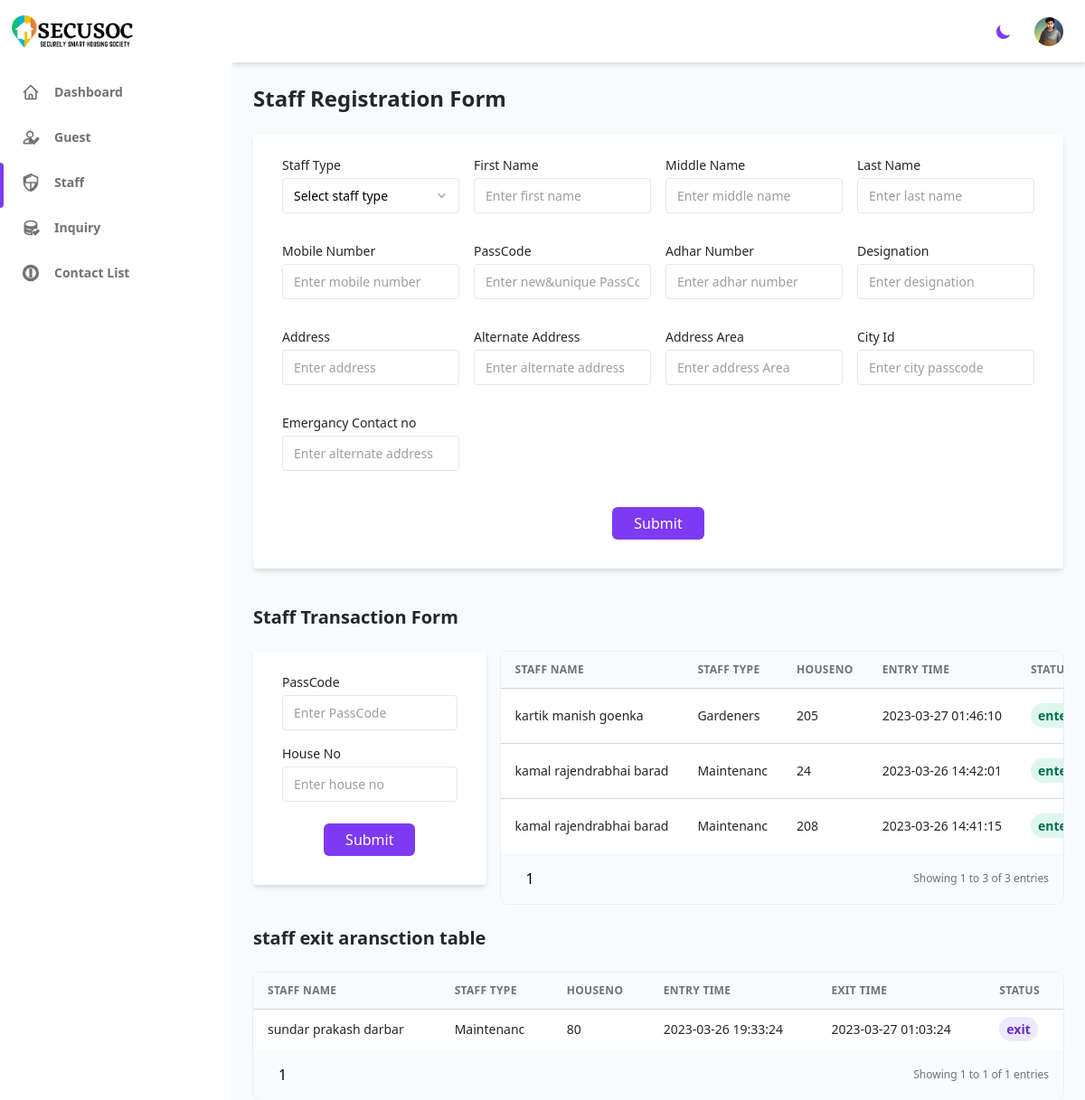
/Security/Staff_Registration.php (signed in), run on the app's committed database.
### tables this page shows
CREATE TABLE `staff_transaction` (
  `Staff_id` int(4) NOT NULL,
  `Staff_details_id` int(4) NOT NULL,
  `Entry_time` timestamp NOT NULL DEFAULT current_timestamp() ON UPDATE current_timestamp(),
  `Exit_time` datetime NOT NULL,
  `House_no` int(4) NOT NULL,
  `Staff_status` int(1) NOT NULL
);

CREATE TABLE `staff_master` (
  `Staff_details_id` int(4) NOT NULL,
  `Staff_type` varchar(10) NOT NULL,
  `Staff_Fname` varchar(15) NOT NULL,
  `Staff_Mname` varchar(20) NOT NULL,
  `Staff_Lname` varchar(15) NOT NULL,
  `Staff_Mobile_no` int(10) NOT NULL,
  `PassCode` int(4) NOT NULL,
  `Staff_AdharNo` int(12) NOT NULL,
  `Staff_Designation` varchar(10) NOT NULL,
  `Address` varchar(70) NOT NULL,
  `Alternate_Address` varchar(70) NOT NULL,
  `Address_Area` varchar(10) NOT NULL,
  `City_Id` int(4) NOT NULL,
  `Emergancy_Contact_no` int(10) NOT NULL
);

### Security/Staff_Registration.php (the view, shortened to what the rows shown need)
<?php require_once '../src/config/database.php'; ?>
<?php
require_once '../includes/header.php';
?>
<?php $current_url = 'Staff';
include('sidebar.php');
?>
<h2 class="my-6 text-2xl font-semibold text-gray-700 dark:text-gray-200">
    Staff Registration Form
</h2>
<div class=" dark:bg-gray-900">
    <h2 class="my-6 text-xl font-semibold text-gray-700 dark:text-gray-200">
        Staff Transaction Form
    </h2>
    <div class="grid grid-cols-10 gap-4">
        <div class="col-span-10 sm:col-span-7">
            <?php
            $query = "SELECT staff_master.Staff_type, staff_master.Staff_Fname, staff_master.Staff_Mname, staff_master.Staff_Lname, staff_transaction.Entry_time, staff_transaction.Exit_time, staff_transaction.House_no
              FROM staff_master
              JOIN staff_transaction ON staff_master.Staff_details_id = staff_transaction.Staff_details_id
              WHERE staff_transaction.Exit_time = '0000-00-00 00:00:00'
              ORDER BY staff_transaction.Entry_time DESC";
            $result = mysqli_query($conn, $query);
            $page = isset($_GET['page']) ? (int)$_GET['page'] : 1;
            $records_per_page = 10;
            $num_records = mysqli_num_rows($result);
            $offset = ($page - 1) * $records_per_page;
            $query = "SELECT staff_master.Staff_type, staff_master.Staff_Fname, staff_master.Staff_Mname, staff_master.Staff_Lname, staff_transaction.Staff_id, staff_transaction.Entry_time, staff_transaction.Exit_time, staff_transaction.House_no
              FROM staff_master
              JOIN staff_transaction ON staff_master.Staff_details_id = staff_transaction.Staff_details_id
              WHERE staff_transaction.Exit_time = '0000-00-00 00:00:00'
              ORDER BY staff_transaction.Entry_time DESC
              LIMIT $offset, $records_per_page";
            $result = mysqli_query($conn, $query);
            if (mysqli_num_rows($result) > 0) {
                echo '<div class="w-full overflow-hidden rounded-lg shadow-xs">
            <div class="w-full overflow-x-auto max-h-fit">
                <table class="w-full whitespace-no-wrap  ">
                    <thead>
                        <tr class="text-xs font-semibold tracking-wide text-left text-gray-500 uppercase border-b dark:border-gray-700 bg-gray-50 dark:text-gray-400 dark:bg-gray-800 ">
                            <th class="px-4 py-3 text-ellipsis overflow-hidden ">staff Name</th>
                            <th class="px-4 py-3 text-ellipsis overflow-hidden">staff Type</th>
                            <th class="px-4 py-3 text-ellipsis overflow-hidden"> HouseNO </th>
                            <th class="px-4 py-3 text-ellipsis overflow-hidden">Entry Time </th>
                            <th class="px-4 py-3 text-ellipsis overflow-hidden">status </th>
                            <th class="px-4 py-3 text-ellipsis overflow-hidden">Action</th>
                        </tr>
                    </thead>
                    <tbody class="bg-white divide-y dark:divide-gray-700 dark:bg-gray-800">';
                while ($row = mysqli_fetch_assoc($result)) {
                    echo "<tr class='text-gray-700 dark:text-gray-400'>";
                    echo "<td class='px-4 py-3 text-sm truncate hover:text-clip'>" . $row['Staff_Fname'] . " " . $row['Staff_Mname'] . " " . $row['Staff_Lname'] . "</td>";
                    echo "<td class='px-4 py-3 text-sm'>" . $row['Staff_type'] . "</td>";
                    echo "<td class='px-4 py-3 text-sm'>" . $row['House_no'] . "</td>";
                    echo "<td class='px-4 py-3 text-sm'>" . $row['Entry_time'] . "</td>";
                    echo "<td class='px-4 py-3 text-sm'>" ?>
                    <span class='<?php if ($row["Exit_time"] == "0000-00-00 00:00:00") echo "text-green-700 dark:bg-green-700 dark:text-green-100";
                                    else echo "text-red-700 dark:bg-red-700 dark:text-red-100"; ?> px-2 py-1 font-semibold leading-tight bg-green-100 rounded-full '>
                        <?php
                        if ($row["Exit_time"] == "0000-00-00 00:00:00") {
                            echo " enter";
                        } else {
                            echo " exit";
                        }
                        ?>
                    </span>
                    <?php
                    echo " </td>";
                    ?>
                    <a href="Update_staff_entry.php?id=<?php echo $row['Staff_id']; ?>">
                <?php
                    echo "<div class='flex items-center space-x-4 text-sm'>
              <button class='flex items-center justify-between px-2 py-2 text-sm font-medium leading-5 text-purple-600 rounded-lg dark:text-gray-400 focus:outline-none focus:shadow-outline-gray' aria-label='Edit'>
                <svg class='w-5 h-5' aria-hidden='true' fill='currentColor' viewBox='0 0 20 20'>
                  <path d='M13.586 3.586a2 2 0 112.828 2.828l-.793.793-2.828-2.828.793-.793zM11.379 5.793L3 14.172V17h2.828l8.38-8.379-2.83-2.828z'></path>
                </svg>
              </button></a>
              </a>
            </div>
          </td>";
                }
                echo '</tbody>
        </table>
    </div>
    <div class="flex items-center justify-between px-4 py-3 bg-gray-50 dark:bg-gray-800">
        <div class="flex items-center justify-center space-x-1">
            ';
                echo '</div>
        <p class="text-xs text-gray-500 dark:text-gray-400">
        Showing ' . ($offset + 1) . ' to ' . ($offset + mysqli_num_rows($result)) . ' of ' . $num_records . ' entries
        </p>
        </div>
        </div>';
            } else {
                echo "<p>No guests found.</p>";
            }
                ?>
        </div>
    </div>
</div>
<h2 class="my-6 text-xl font-semibold text-gray-700 dark:text-gray-200">
    staff exit aransction table
</h2>
<?php
$query = "SELECT staff_master.Staff_type, staff_master.Staff_Fname, staff_master.Staff_Mname, staff_master.Staff_Lname, staff_transaction.Staff_id, staff_transaction.Entry_time, staff_transaction.Exit_time, staff_transaction.House_no
            FROM staff_master
            JOIN staff_transaction ON staff_master.Staff_details_id = staff_transaction.Staff_details_id
            WHERE staff_transaction.Exit_time <> '0000-00-00 00:00:00'
            ORDER BY staff_transaction.Entry_time DESC";
$result = mysqli_query($conn, $query);
$page = isset($_GET['page']) ? (int)$_GET['page'] : 1;
$records_per_page = 10;
$num_records = mysqli_num_rows($result);
$offset = ($page - 1) * $records_per_page;
$query = "SELECT staff_master.Staff_type, staff_master.Staff_Fname, staff_master.Staff_Mname, staff_master.Staff_Lname, staff_transaction.Staff_id, staff_transaction.Entry_time, staff_transaction.Exit_time, staff_transaction.House_no
FROM staff_master
JOIN staff_transaction ON staff_master.Staff_details_id = staff_transaction.Staff_details_id
WHERE staff_transaction.Exit_time <> '0000-00-00 00:00:00'
ORDER BY staff_transaction.Entry_time DESC
          LIMIT $offset, $records_per_page";
$result = mysqli_query($conn, $query);
if (mysqli_num_rows($result) > 0) {
    echo '<div class="w-full overflow-hidden rounded-lg shadow-xs">
            <div class="w-full overflow-x-auto max-h-fit">
                <table class="w-full whitespace-no-wrap  ">
                    <thead>
                        <tr class="text-xs font-semibold tracking-wide text-left text-gray-500 uppercase border-b dark:border-gray-700 bg-gray-50 dark:text-gray-400 dark:bg-gray-800 ">
                            <th class="px-4 py-3 text-ellipsis overflow-hidden ">staff Name</th>
                            <th class="px-4 py-3 text-ellipsis overflow-hidden">staff Type</th>
                            <th class="px-4 py-3 text-ellipsis overflow-hidden"> HouseNO </th>
                            <th class="px-4 py-3 text-ellipsis overflow-hidden">Entry Time </th>
                            <th class="px-4 py-3 text-ellipsis overflow-hidden">Exit Time </th>
                            <th class="px-4 py-3 text-ellipsis overflow-hidden">status </th>
                        </tr>
                    </thead>
                    <tbody class="bg-white divide-y dark:divide-gray-700 dark:bg-gray-800">';
    while ($row = mysqli_fetch_assoc($result)) {
        echo "<tr class='text-gray-700 dark:text-gray-400'>";
        echo "<td class='px-4 py-3 text-sm truncate hover:text-clip'>" . $row['Staff_Fname'] . " " . $row['Staff_Mname'] . " " . $row['Staff_Lname'] . "</td>";
        echo "<td class='px-4 py-3 text-sm'>" . $row['Staff_type'] . "</td>";
        echo "<td class='px-4 py-3 text-sm'>" . $row['House_no'] . "</td>";
        echo "<td class='px-4 py-3 text-sm'>" . $row['Entry_time'] . "</td>";
        echo "<td class='px-4 py-3 text-sm'>" . $row['Exit_time'] . "</td>";
        echo "<td class='px-4 py-3 text-sm'>" ?>
        <span class='<?php if ($row["Exit_time"] == "0000-00-00 00:00:00") echo "text-green-700 dark:bg-green-700 dark:text-green-100";
                        else echo "text-purple-700 dark:bg-purple-700 dark:text-purple-100"; ?> px-2 py-1 font-semibold leading-tight bg-purple-100 rounded-full '>
            <?php
            if ($row["Exit_time"] == "0000-00-00 00:00:00") {
                echo " enter";
            } else {
                echo " exit";
            }
            ?>
        </span>
        <?php
        echo " </td>";
        ?>
    <?php
        echo "</tr>";
    }
    echo '</tbody>
        </table>
    </div>
    <div class="flex items-center justify-between px-4 py-3 bg-gray-50 dark:bg-gray-800">
        <div class="flex items-center justify-center space-x-1">
            ';
    echo '</div>
        <p class="text-xs text-gray-500 dark:text-gray-400">
        Showing ' . ($offset + 1) . ' to ' . ($offset + mysqli_num_rows($result)) . ' of ' . $num_records . ' entries
        </p>
        </div>
        </div>';
} else {
    echo "<p>No guests found.</p>";
}
    ?>
    <?php
    require_once '../includes/footer.php';
    ?>

### data on the page
staff_transaction: Staff_details.Staff_Fname "kartik", Staff_details.Staff_Mname "manish", Staff_details.Staff_Lname "goenka", Staff_details.Staff_type "Gardeners", House_no "205", Entry_time "2023-03-27 01:46:10", shows "enter"
staff_transaction: Staff_details.Staff_Fname "kamal", Staff_details.Staff_Mname "rajendrabhai", Staff_details.Staff_Lname "barad", Staff_details.Staff_type "Maintenanc", House_no "24", Entry_time "2023-03-26 14:42:01", shows "enter"
staff_transaction: Staff_details.Staff_Fname "kamal", Staff_details.Staff_Mname "rajendrabhai", Staff_details.Staff_Lname "barad", Staff_details.Staff_type "Maintenanc", House_no "208", Entry_time "2023-03-26 14:41:15", shows "enter"
staff_transaction: Staff_details.Staff_Fname "sundar", Staff_details.Staff_Mname "prakash", Staff_details.Staff_Lname "darbar", Staff_details.Staff_type "Maintenanc", House_no "80", Entry_time "2023-03-26 19:33:24", Exit_time "2023-03-27 01:03:24", shows "exit"

### other printed values
$offset + 1 "1"
$offset + mysqli_num_rows($result) "3"
$num_records "3"
$offset + mysqli_num_rows($result) "1"
$num_records "1"
